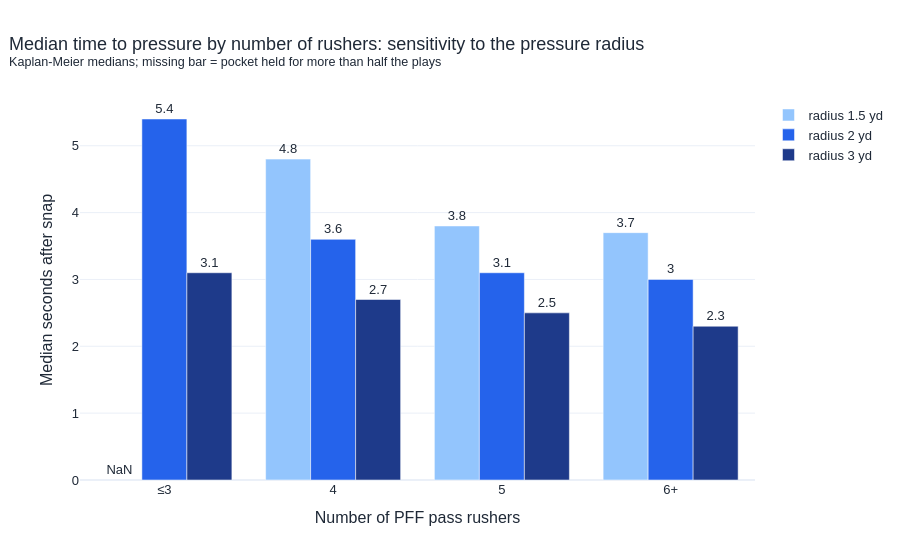

The notebook cell this image was saved under:
### Markdown cell above
Sensitivity of the pressure radius (1.5 / 2 / 3 yd):

### Code cell
out["figures"]["radius_sensitivity"].show()
out["radius"][["radius", "group", "n_plays", "censored_pct", "median_time_to_pressure_s", "S(2.5s)"]]

### Figure 1 — Plotly figure (JSON) as saved in the notebook; plotly's stock layout.template omitted (floating-point values rounded to 4 significant figures)
{"data": [{"marker": {"color": "#93c5fd"}, "name": "radius 1.5 yd", "text": [NaN, 4.8, 3.8, 3.7], "textposition": "outside", "type": "bar", "x": ["≤3", "4", "5", "6+"], "y": [NaN, 4.8, 3.8, 3.7]}, {"marker": {"color": "#2563eb"}, "name": "radius 2 yd", "text": [5.4, 3.6, 3.1, 3.0], "textposition": "outside", "type": "bar", "x": ["≤3", "4", "5", "6+"], "y": [5.4, 3.6, 3.1, 3.0]}, {"marker": {"color": "#1e3a8a"}, "name": "radius 3 yd", "text": [3.1, 2.7, 2.5, 2.3], "textposition": "outside", "type": "bar", "x": ["≤3", "4", "5", "6+"], "y": [3.1, 2.7, 2.5, 2.3]}], "layout": {"barmode": "group", "font": {"color": "#1f2937", "family": "Arial, sans-serif", "size": 13}, "title": {"font": {"size": 18}, "text": "Median time to pressure by number of rushers: sensitivity to the pressure radius<br><sup>Kaplan-Meier medians; missing bar = pocket held for more than half the plays</sup>", "x": 0.01}, "xaxis": {"title": {"text": "Number of PFF pass rushers"}}, "yaxis": {"title": {"text": "Median seconds after snap"}}}}
